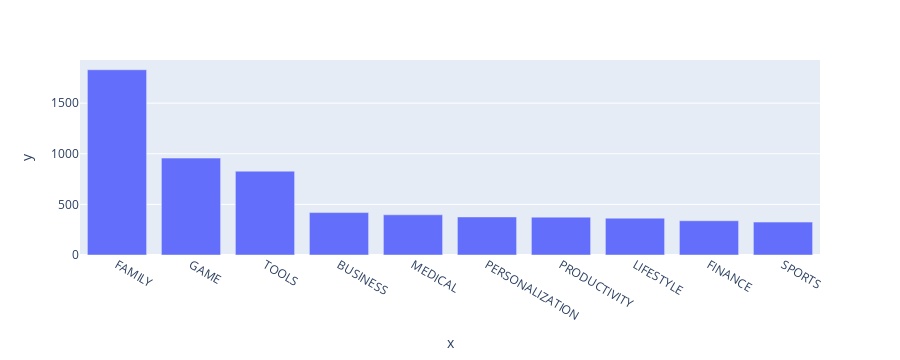

Write notebook code for a chart like this one.
### Markdown cell above
### Vertical Bar Chart - Highest Competition (Number of Apps)

### Code cell
bar = px.bar(x = top10_category.index, # index = category name
             y = top10_category.values)
 
bar.show()

### Figure 1 — Plotly figure (JSON) as saved in the notebook; plotly's stock layout.template omitted (floating-point values rounded to 4 significant figures)
{"data": [{"alignmentgroup": "True", "hovertemplate": "x=%{x}<br>y=%{y}<extra></extra>", "legendgroup": "", "marker": {"color": "#636efa", "pattern": {"shape": ""}}, "name": "", "offsetgroup": "", "orientation": "v", "showlegend": false, "textposition": "auto", "type": "bar", "x": ["FAMILY", "GAME", "TOOLS", "BUSINESS", "MEDICAL", "PERSONALIZATION", "PRODUCTIVITY", "LIFESTYLE", "FINANCE", "SPORTS"], "xaxis": "x", "y": [1830, 957, 828, 419, 397, 376, 374, 364, 338, 325], "yaxis": "y"}], "layout": {"barmode": "relative", "height": 360, "legend": {"tracegroupgap": 0}, "margin": {"t": 60}, "xaxis": {"anchor": "y", "autorange": true, "domain": [0, 1], "range": [-0.5, 9.5], "title": {"text": "x"}, "type": "category"}, "yaxis": {"anchor": "x", "autorange": true, "domain": [0, 1], "range": [0, 1926.0], "title": {"text": "y"}, "type": "linear"}}}
